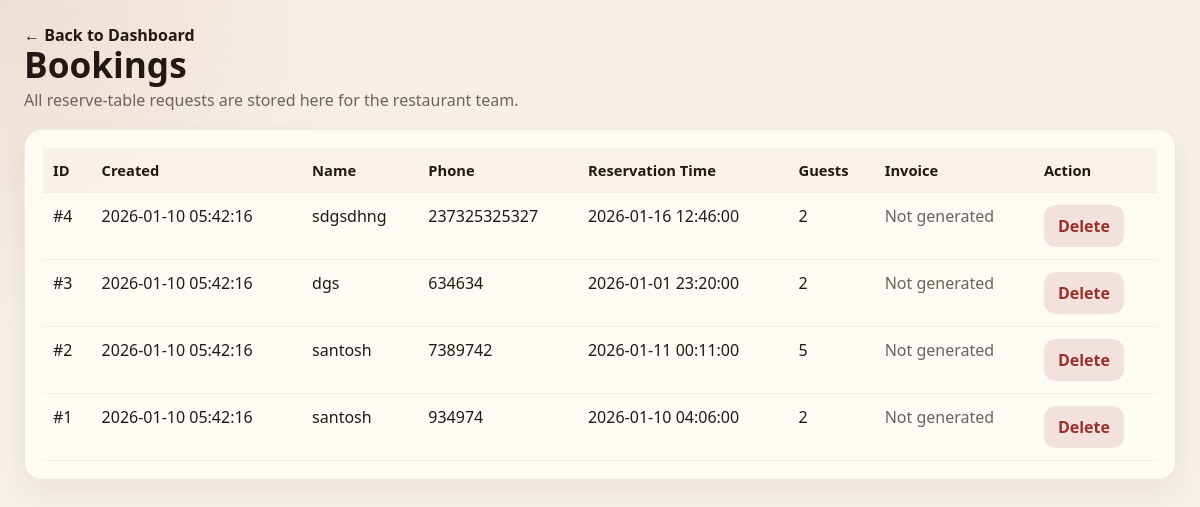
Screenshot of /admin/bookings.php (signed in) with the database file from the repository.
### tables this page shows
CREATE TABLE `bookings` (
  `id` INT UNSIGNED NOT NULL AUTO_INCREMENT PRIMARY KEY,
  `name` VARCHAR(255) NOT NULL,
  `phone` VARCHAR(40) NULL,
  `date` DATETIME NOT NULL,
  `size` SMALLINT UNSIGNED NOT NULL DEFAULT 1,
  `created_at` DATETIME NOT NULL DEFAULT CURRENT_TIMESTAMP,
  INDEX (`phone`),
  INDEX (`date`)
);

### admin/bookings.php (the view, shortened to what this page needs)
<?php
require_once __DIR__ . '/../includes/db.php';
$stmt = $pdo->prepare('SELECT id, name, phone, date, size, created_at FROM bookings ORDER BY id DESC');
$stmt->execute();
$bookings = $stmt->fetchAll(PDO::FETCH_ASSOC);
?>
<!doctype html>
<html lang="en">
<head>
  <link rel="stylesheet" href="../CSS/style.css">
</head>
<body class="admin-body">
  <div class="admin-page">
    <div class="admin-page-head">
      <div>
        <a class="admin-back-link" href="dashboard.php">&larr; Back to Dashboard</a>
        <h1 class="admin-title">Bookings</h1>
        <div class="admin-subtitle">All reserve-table requests are stored here for the restaurant team.</div>
      </div>
    </div>
    <div class="admin-card">
      <?php if (empty($bookings)): ?>
        <div class="admin-empty">No bookings have been received yet.</div>
      <?php else: ?>
        <div class="admin-table-wrap">
          <table class="admin-table">
            <thead>
              <tr>
                <th>ID</th>
                <th>Created</th>
                <th>Name</th>
                <th>Phone</th>
                <th>Reservation Time</th>
                <th>Guests</th>
                <th>Invoice</th>
                <th>Action</th>
              </tr>
            </thead>
            <tbody>
              <?php foreach ($bookings as $booking): ?>
                <?php
                $invoiceRelative = 'assets/invoices/booking_' . (int) $booking['id'] . '.pdf';
                $invoiceFile = dirname(__DIR__) . '/assets/invoices/booking_' . (int) $booking['id'] . '.pdf';
                ?>
                <tr>
                  <td>#<?php echo (int) $booking['id']; ?></td>
                  <td><?php echo htmlspecialchars($booking['created_at'] ?? '-', ENT_QUOTES); ?></td>
                  <td><?php echo htmlspecialchars($booking['name'] ?? '-', ENT_QUOTES); ?></td>
                  <td><?php echo htmlspecialchars($booking['phone'] ?? '-', ENT_QUOTES); ?></td>
                  <td><?php echo htmlspecialchars($booking['date'] ?? '-', ENT_QUOTES); ?></td>
                  <td><?php echo htmlspecialchars((string) ($booking['size'] ?? '-'), ENT_QUOTES); ?></td>
                  <td>
                    <?php if (is_file($invoiceFile)): ?>
                      <a class="admin-btn-secondary" href="<?php echo htmlspecialchars(app_url($invoiceRelative), ENT_QUOTES); ?>" target="_blank" rel="noopener">View Invoice</a>
                    <?php else: ?>
                      <span class="admin-muted">Not generated</span>
                    <?php endif; ?>
                  </td>
                  <td>
                    <form method="post" onsubmit="return confirm('Delete this booking?');">
                      <button class="admin-btn-danger" type="submit">Delete</button>
                    </form>
                  </td>
                </tr>
              <?php endforeach; ?>
            </tbody>
          </table>
        </div>
      <?php endif; ?>
    </div>
  </div>
</body>
</html>

### CSS/style.css (style rules this page uses)
:root { --bg: #f6f1ea; --surface: #fffaf4; --card: rgba(255, 251, 245, 0.92); --ink: #231815; --muted: #786a63; --accent: #a4472c; --accent-dark: #82331c; --accent-soft: #efe0d3; --border: rgba(113, 82, 68, 0.12); --shadow: 0 18px 48px rgba(46, 24, 16, 0.1); }
* { box-sizing: border-box; }
html { scroll-behavior: smooth; }
body { margin: 0; font-family: Georgia, "Times New Roman", serif; color: var(--ink); background: radial-gradient( circle at top left, rgba(164, 71, 44, 0.12), transparent 24% ), radial-gradient( circle at top right, rgba(206, 153, 81, 0.16), transparent 22% ), linear-gradient(180deg, #f1e0cf 0, var(--bg) 320px); }
a { color: inherit; }
button, input, textarea, select { font: inherit; }
.admin-body, .admin-login-body { margin: 0; min-height: 100vh; font-family: "Segoe UI", Tahoma, Geneva, Verdana, sans-serif; color: #231815; background: radial-gradient( circle at top left, rgba(164, 71, 44, 0.1), transparent 24% ), linear-gradient(180deg, #f7efe6 0, #f4f0eb 100%); }
.admin-body { display: block; }
.admin-greeting, .admin-meta, .admin-empty, .admin-muted, .admin-subtitle { color: #6d625d; }
.admin-panel, .admin-page { flex: 1; }
.admin-header, .admin-page-head { display: flex; justify-content: space-between; align-items: flex-end; gap: 16px; margin-bottom: 18px; }
.admin-heading, .admin-title { margin: 0 0 6px; font-size: clamp(1.7rem, 3vw, 2.2rem); line-height: 1.05; }
.admin-card { padding: 18px; border: 1px solid rgba(113, 82, 68, 0.1); border-radius: 18px; background: rgba(255, 251, 245, 0.96); box-shadow: 0 10px 28px rgba(46, 24, 16, 0.06); }
.admin-btn-primary, .admin-btn-secondary, .admin-btn-alert, .admin-btn-danger { display: inline-flex; align-items: center; justify-content: center; min-height: 42px; padding: 10px 14px; border: 0; border-radius: 12px; font-weight: 700; cursor: pointer; text-decoration: none; }
.admin-btn-danger { background: #f3e1df; color: #9a3128; }
.admin-table-wrap { overflow-x: auto; }
.admin-table { width: 100%; border-collapse: collapse; }
.admin-table th, .admin-table td { padding: 12px 10px; border-bottom: 1px solid rgba(113, 82, 68, 0.08); text-align: left; vertical-align: top; }
.admin-table th { background: rgba(164, 71, 44, 0.05); font-size: 0.92rem; }
.admin-page { max-width: 1240px; margin: 0 auto; padding: 24px; }
.admin-back-link { color: inherit; text-decoration: none; font-weight: 700; }

### rows the page displays
bookings: id "4", created_at "2026-01-10 05:42:16", name "sdgsdhng", phone "237325325327", date "2026-01-16 12:46:00", size "2", shows "Not generated"
bookings: id "3", created_at "2026-01-10 05:42:16", name "dgs", phone "634634", date "2026-01-01 23:20:00", size "2", shows "Not generated"
bookings: id "2", created_at "2026-01-10 05:42:16", name "santosh", phone "7389742", date "2026-01-11 00:11:00", size "5", shows "Not generated"
bookings: id "1", created_at "2026-01-10 05:42:16", name "santosh", phone "934974", date "2026-01-10 04:06:00", size "2", shows "Not generated"
